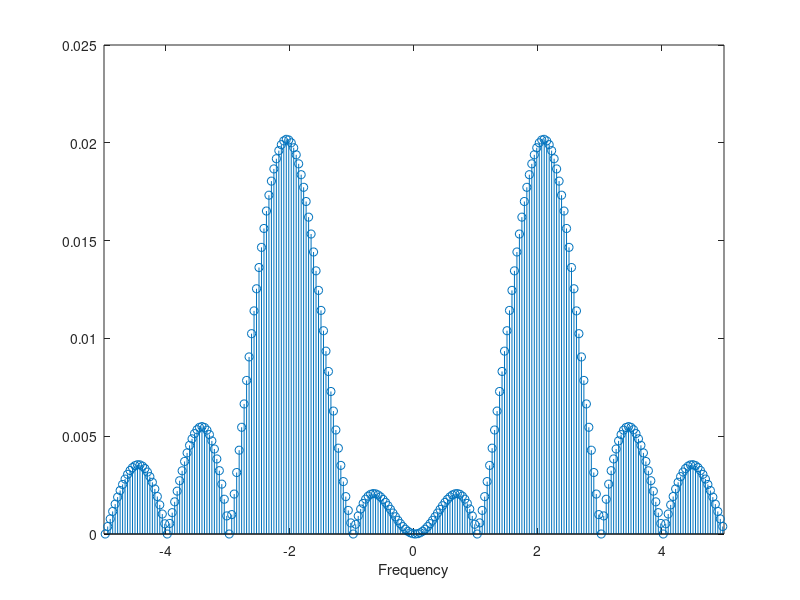

Reproduce this figure in MATLAB.
close all;
clear all;
clc;

Amp = 1;
freqHz = 2;  % signal frequency  
fsHz = 4000; % sampling frequency
dt = 1/fsHz; % sampling dt

% sampled sine wave
signal = Amp * (cos(2*pi*freqHz*(0:dt:1-dt)));

N = 100000; % will lead to ~96% zero padding
% Matlab will automatically add zero padding to signal if N is larger than signal length!
transform = fft(signal, N) / N;
magTransform = abs(transform);

% Baseband frequency spectrum
faxis = linspace(-fsHz/2,fsHz/2,N);
stem(faxis,fftshift(magTransform));
xlim([-5 5]);
xlabel('Frequency')